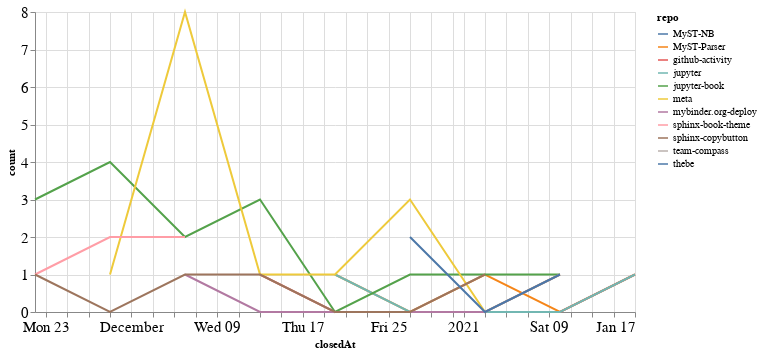

Notebook cell for this chart:
### Code cell
closed_by_time = closed_by.groupby('repo').resample('W', on='closedAt').count()['author'].reset_index()
closed_by_time = closed_by_time.rename(columns={'author': 'count'})

alt.Chart(closed_by_time, width=600).mark_line().encode(
    x='closedAt',
    y='count',
    color='repo',
    tooltip="repo"
)

### Figure 1 — Vega-Lite specification as saved in the notebook (floating-point values rounded to 4 significant figures)
{"config": {"axisLeft": {"labelFontSize": 15}, "axisBottom": {"labelFontSize": 15}}, "data": {"name": "data-ae7c5c98bace7e738ae506e7f8a21c98"}, "mark": "line", "encoding": {"color": {"type": "nominal", "field": "repo"}, "tooltip": {"type": "nominal", "field": "repo"}, "x": {"type": "temporal", "field": "closedAt"}, "y": {"type": "quantitative", "field": "count"}}, "width": 600, "$schema": "https://vega.github.io/schema/vega-lite/v4.8.1.json", "datasets": {"data-ae7c5c98bace7e738ae506e7f8a21c98": [{"repo": "MyST-NB", "closedAt": "2020-11-22T00:00:00", "count": 3}, {"repo": "MyST-Parser", "closedAt": "2020-12-20T00:00:00", "count": 1}, {"repo": "MyST-Parser", "closedAt": "2020-12-27T00:00:00", "count": 0}, {"repo": "MyST-Parser", "closedAt": "2021-01-03T00:00:00", "count": 1}, {"repo": "MyST-Parser", "closedAt": "2021-01-10T00:00:00", "count": 0}, {"repo": "MyST-Parser", "closedAt": "2021-01-17T00:00:00", "count": 1}, {"repo": "github-activity", "closedAt": "2020-12-13T00:00:00", "count": 1}, {"repo": "github-activity", "closedAt": "2020-12-20T00:00:00", "count": 0}, {"repo": "github-activity", "closedAt": "2020-12-27T00:00:00", "count": 0}, {"repo": "github-activity", "closedAt": "2021-01-03T00:00:00", "count": 0}, {"repo": "github-activity", "closedAt": "2021-01-10T00:00:00", "count": 0}, {"repo": "github-activity", "closedAt": "2021-01-17T00:00:00", "count": 1}, {"repo": "jupyter", "closedAt": "2020-12-20T00:00:00", "count": 1}, {"repo": "jupyter", "closedAt": "2020-12-27T00:00:00", "count": 0}, {"repo": "jupyter", "closedAt": "2021-01-03T00:00:00", "count": 0}, {"repo": "jupyter", "closedAt": "2021-01-10T00:00:00", "count": 0}, {"repo": "jupyter", "closedAt": "2021-01-17T00:00:00", "count": 1}, {"repo": "jupyter-book", "closedAt": "2020-11-22T00:00:00", "count": 3}, {"repo": "jupyter-book", "closedAt": "2020-11-29T00:00:00", "count": 4}, {"repo": "jupyter-book", "closedAt": "2020-12-06T00:00:00", "count": 2}, {"repo": "jupyter-book", "closedAt": "2020-12-13T00:00:00", "count": 3}, {"repo": "jupyter-book", "closedAt": "2020-12-20T00:00:00", "count": 0}, {"repo": "jupyter-book", "closedAt": "2020-12-27T00:00:00", "count": 1}, {"repo": "jupyter-book", "closedAt": "2021-01-03T00:00:00", "count": 1}, {"repo": "jupyter-book", "closedAt": "2021-01-10T00:00:00", "count": 1}, {"repo": "meta", "closedAt": "2020-11-29T00:00:00", "count": 1}, {"repo": "meta", "closedAt": "2020-12-06T00:00:00", "count": 8}, {"repo": "meta", "closedAt": "2020-12-13T00:00:00", "count": 1}, {"repo": "meta", "closedAt": "2020-12-20T00:00:00", "count": 1}, {"repo": "meta", "closedAt": "2020-12-27T00:00:00", "count": 3}, {"repo": "meta", "closedAt": "2021-01-03T00:00:00", "count": 0}, {"repo": "meta", "closedAt": "2021-01-10T00:00:00", "count": 1}, {"repo": "mybinder.org-deploy", "closedAt": "2020-12-06T00:00:00", "count": 1}, {"repo": "mybinder.org-deploy", "closedAt": "2020-12-13T00:00:00", "count": 0}, {"repo": "mybinder.org-deploy", "closedAt": "2020-12-20T00:00:00", "count": 0}, {"repo": "mybinder.org-deploy", "closedAt": "2020-12-27T00:00:00", "count": 0}, {"repo": "mybinder.org-deploy", "closedAt": "2021-01-03T00:00:00", "count": 0}, {"repo": "mybinder.org-deploy", "closedAt": "2021-01-10T00:00:00", "count": 1}, {"repo": "sphinx-book-theme", "closedAt": "2020-11-22T00:00:00", "count": 1}, {"repo": "sphinx-book-theme", "closedAt": "2020-11-29T00:00:00", "count": 2}, {"repo": "sphinx-book-theme", "closedAt": "2020-12-06T00:00:00", "count": 2}, {"repo": "sphinx-copybutton", "closedAt": "2020-11-22T00:00:00", "count": 1}, {"repo": "sphinx-copybutton", "closedAt": "2020-11-29T00:00:00", "count": 0}, {"repo": "sphinx-copybutton", "closedAt": "2020-12-06T00:00:00", "count": 1}, {"repo": "sphinx-copybutton", "closedAt": "2020-12-13T00:00:00", "count": 1}, {"repo": "sphinx-copybutton", "closedAt": "2020-12-20T00:00:00", "count": 0}, {"repo": "sphinx-copybutton", "closedAt": "2020-12-27T00:00:00", "count": 0}, {"repo": "sphinx-copybutton", "closedAt": "2021-01-03T00:00:00", "count": 1}, {"repo": "team-compass", "closedAt": "2020-12-20T00:00:00", "count": 1}, {"repo": "thebe", "closedAt": "2020-12-27T00:00:00", "count": 2}, {"repo": "thebe", "closedAt": "2021-01-03T00:00:00", "count": 0}, {"repo": "thebe", "closedAt": "2021-01-10T00:00:00", "count": 1}]}}
